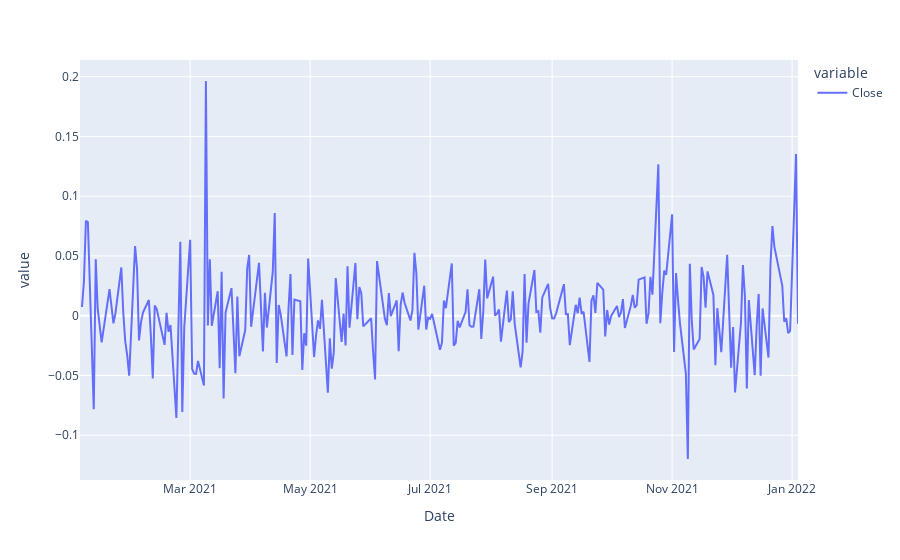

Notebook code for this chart:
### Code cell
px.line(x)

### Figure 1 — Plotly figure (JSON) as saved in the notebook; plotly's stock layout.template omitted (floating-point values rounded to 4 significant figures; data arrays with more than 128 entries replaced by an {"elided": "..."} marker saying what was removed)
{"data": [{"hovertemplate": "variable=Close<br>Date=%{x}<br>value=%{y}<extra></extra>", "legendgroup": "Close", "line": {"color": "#636efa", "dash": "solid"}, "marker": {"symbol": "circle"}, "mode": "lines", "name": "Close", "orientation": "v", "showlegend": true, "type": "scatter", "x": {"elided": "254 str values"}, "xaxis": "x", "y": {"elided": "254 float values"}, "yaxis": "y"}], "layout": {"legend": {"title": {"text": "variable"}, "tracegroupgap": 0}, "margin": {"t": 60}, "xaxis": {"anchor": "y", "domain": [0, 1], "title": {"text": "Date"}}, "yaxis": {"anchor": "x", "domain": [0, 1], "title": {"text": "value"}}}}
